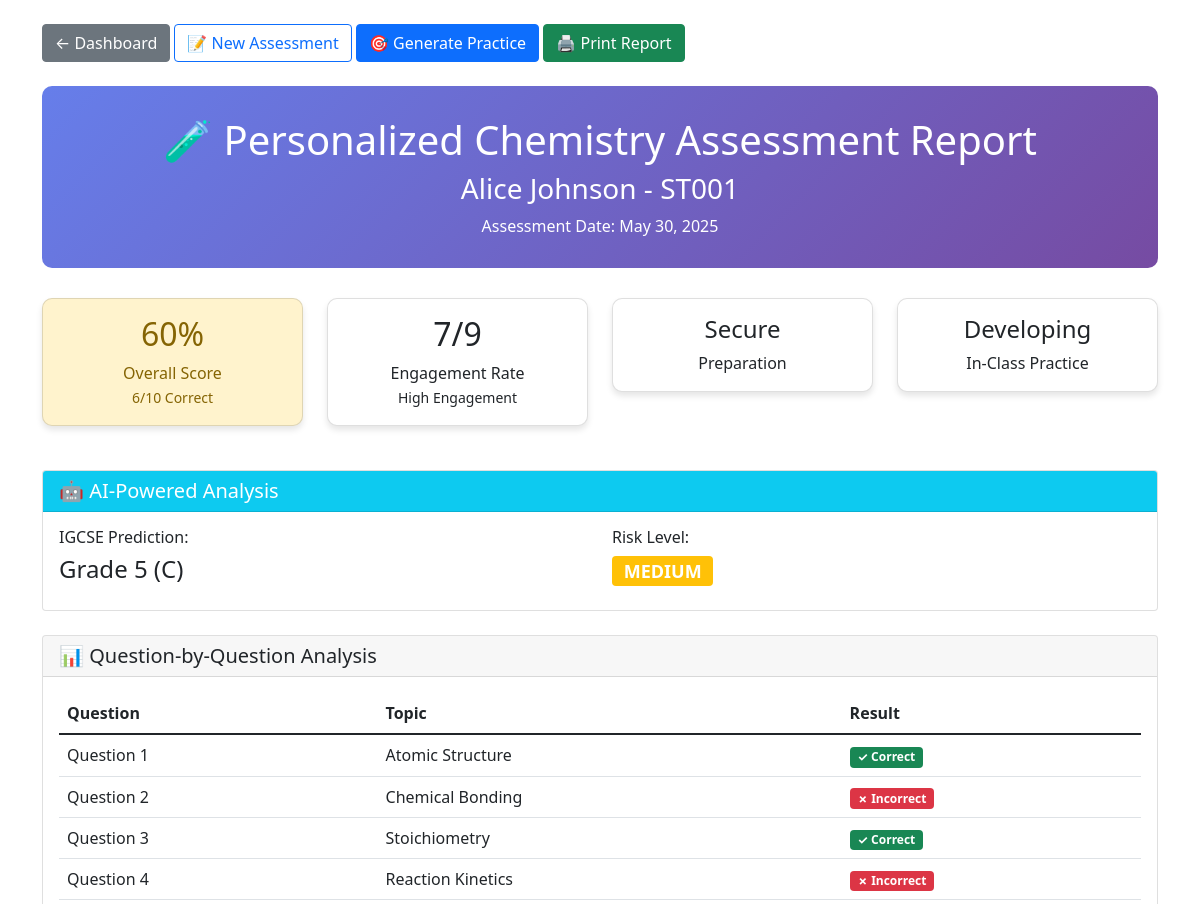
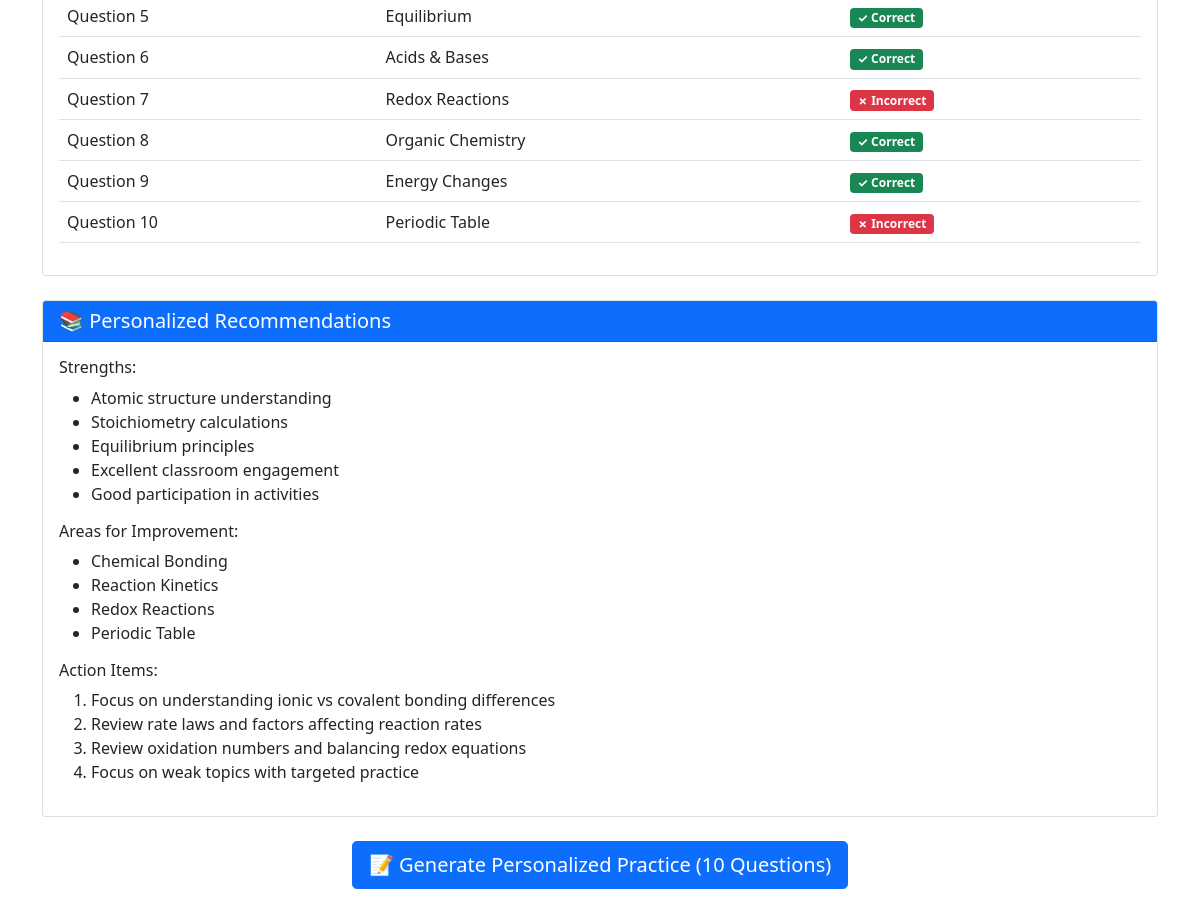
The page /personalized_report/3 (signed in) on the database its author committed (2 pictures, top to bottom).
### app.py (models this page shows)
class Student(db.Model):
    __tablename__ = 'students'
    id = db.Column(db.Integer, primary_key=True)
    name = db.Column(db.String(100), nullable=False)
    student_id = db.Column(db.String(20), unique=True, nullable=False)
    class_name = db.Column(db.String(50))
    created_at = db.Column(db.DateTime, default=datetime.utcnow)
    assessments = db.relationship('Assessment', backref='student', lazy=True)

class Assessment(db.Model):
    __tablename__ = 'assessments'
    id = db.Column(db.Integer, primary_key=True)
    student_id = db.Column(db.Integer, db.ForeignKey('students.id'), nullable=False)
    teacher_id = db.Column(db.Integer, db.ForeignKey('teachers.id'), nullable=False)
    assessment_date = db.Column(db.DateTime, default=datetime.utcnow)
    engagement_rate = db.Column(db.Integer)  # 1-9 scale
    engagement_evidence = db.Column(db.Text)  # JSON: questioning, answering, focus, activity
    preparation_outcome = db.Column(db.String(20))  # emerging/developing/secure/mastery
    in_class_practice = db.Column(db.String(20))  # emerging/developing/secure/mastery
    quiz_answers = db.Column(db.Text)  # JSON: question_id -> correct/incorrect
    total_questions = db.Column(db.Integer)
    correct_answers = db.Column(db.Integer)
    score_percentage = db.Column(db.Float)
    notes = db.Column(db.Text)
    ai_analysis = db.Column(db.Text)  # JSON: comprehensive analysis
    weak_topics = db.Column(db.Text)  # JSON: identified weak areas
    created_at = db.Column(db.DateTime, default=datetime.utcnow)

### app.py (the view)
@app.route('/personalized_report/<int:assessment_id>')
@login_required
def personalized_report(assessment_id):
    assessment = Assessment.query.get_or_404(assessment_id)
    if assessment.teacher_id != session['teacher_id']:
        flash('Unauthorized access', 'error')
        return redirect(url_for('dashboard'))
    ai_analysis = json.loads(assessment.ai_analysis) if assessment.ai_analysis else {}
    weak_topics = json.loads(assessment.weak_topics) if assessment.weak_topics else []
    quiz_answers = json.loads(assessment.quiz_answers) if assessment.quiz_answers else {}
    engagement_evidence = json.loads(assessment.engagement_evidence) if assessment.engagement_evidence else {}
    return render_template('personalized_report.html',
                         assessment=assessment,
                         student=assessment.student,
                         ai_analysis=ai_analysis,
                         weak_topics=weak_topics,
                         quiz_answers=quiz_answers,
                         engagement_evidence=engagement_evidence)

### app.py (called while the page is built)
def login_required(f):
    @wraps(f)
    def decorated_function(*args, **kwargs):
        if 'teacher_id' not in session:
            flash('Please log in first.', 'error')
            return redirect(url_for('login'))
        return f(*args, **kwargs)
    return decorated_function

### templates/personalized_report.html (shortened to what this page needs)
<!DOCTYPE html>
<html lang="en">
<head>
    <link href="https://cdn.jsdelivr.net/npm/bootstrap@5.1.3/dist/css/bootstrap.min.css" rel="stylesheet">
</head>
<body>
    <div class="container mt-4">
        <div class="mb-4">
            <a href="{{ url_for('dashboard') }}" class="btn btn-secondary">← Dashboard</a>
            <a href="{{ url_for('enhanced_input_results') }}" class="btn btn-outline-primary">📝 New Assessment</a>
            <a href="{{ url_for('generate_personalized_practice', assessment_id=assessment.id) }}"
                class="btn btn-primary">🎯 Generate Practice</a>
            <button onclick="window.print()" class="btn btn-success">🖨️ Print Report</button>
        </div>
        <div class="report-header text-center">
            <h1>🧪 Personalized Chemistry Assessment Report</h1>
            <h3>{{ student.name }} - {{ student.student_id }}</h3>
            <p class="mb-0">Assessment Date: {{ assessment.assessment_date.strftime('%B %d, %Y') }}</p>
        </div>
        <div class="row mb-4">
            <div class="col-md-3">
                <div
                    class="card metric-card text-center {% if assessment.score_percentage >= 80 %}score-high{% elif assessment.score_percentage >= 60 %}score-medium{% else %}score-low{% endif %}">
                    <div class="card-body">
                        <h2>{{ assessment.score_percentage|round|int }}%</h2>
                        <p class="mb-0">Overall Score</p>
                        <small>{{ assessment.correct_answers }}/{{ assessment.total_questions }} Correct</small>
                    </div>
                </div>
            </div>
            <div class="col-md-3">
                <div class="card metric-card text-center">
                    <div class="card-body">
                        <h2>{{ assessment.engagement_rate }}/9</h2>
                        <p class="mb-0">Engagement Rate</p>
                        <small>{{ ai_analysis.engagement_level|title }} Engagement</small>
                    </div>
                </div>
            </div>
            <div class="col-md-3">
                <div class="card metric-card text-center">
                    <div class="card-body">
                        <h4>{{ assessment.preparation_outcome|title }}</h4>
                        <p class="mb-0">Preparation</p>
                    </div>
                </div>
            </div>
            <div class="col-md-3">
                <div class="card metric-card text-center">
                    <div class="card-body">
                        <h4>{{ assessment.in_class_practice|title }}</h4>
                        <p class="mb-0">In-Class Practice</p>
                    </div>
                </div>
            </div>
        </div>
        <div class="card mb-4">
            <div class="card-header bg-info text-white">
                <h5 class="mb-0">🤖 AI-Powered Analysis</h5>
            </div>
            <div class="card-body">
                <div class="row">
                    <div class="col-md-6">
                        <h6>IGCSE Prediction:</h6>
                        <p class="h4">{{ ai_analysis.predicted_grade }}</p>
                    </div>
                    <div class="col-md-6">
                        <h6>Risk Level:</h6>
                        <p class="h4">
                            <span
                                class="badge bg-{% if ai_analysis.risk_level == 'low' %}success{% elif ai_analysis.risk_level == 'medium' %}warning{% else %}danger{% endif %}">
                                {{ ai_analysis.risk_level|upper }}
                            </span>
                        </p>
                    </div>
                </div>
            </div>
        </div>
        <div class="card mb-4">
            <div class="card-header">
                <h5 class="mb-0">📊 Question-by-Question Analysis</h5>
            </div>
            <div class="card-body">
                <table class="table">
                    <thead>
                        <tr>
                            <th>Question</th>
                            <th>Topic</th>
                            <th>Result</th>
                        </tr>
                    </thead>
                    <tbody>
                        {% set topic_map = {
                        '1': 'Atomic Structure',
                        '2': 'Chemical Bonding',
                        '3': 'Stoichiometry',
                        '4': 'Reaction Kinetics',
                        '5': 'Equilibrium',
                        '6': 'Acids & Bases',
                        '7': 'Redox Reactions',
                        '8': 'Organic Chemistry',
                        '9': 'Energy Changes',
                        '10': 'Periodic Table'
                        } %}
                        {% for q_id, result in quiz_answers.items() %}
                        <tr>
                            <td>Question {{ q_id }}</td>
                            <td>{{ topic_map.get(q_id, 'Unknown') }}</td>
                            <td>
                                {% if result == 'correct' %}
                                <span class="badge bg-success">✓ Correct</span>
                                {% else %}
                                <span class="badge bg-danger">✗ Incorrect</span>
                                {% endif %}
                            </td>
                        </tr>
                        {% endfor %}
                    </tbody>
                </table>
            </div>
        </div>
        <div class="card mb-4">
            <div class="card-header bg-primary text-white">
                <h5 class="mb-0">📚 Personalized Recommendations</h5>
            </div>
            <div class="card-body">
                <h6>Strengths:</h6>
                <ul>
                    {% for strength in ai_analysis.strengths %}
                    <li>{{ strength }}</li>
                    {% endfor %}
                </ul>
                <h6>Areas for Improvement:</h6>
                <ul>
                    {% for topic in weak_topics %}
                    <li>{{ topic|replace('_', ' ')|title }}</li>
                    {% endfor %}
                </ul>
                <h6>Action Items:</h6>
                <ol>
                    {% for rec in ai_analysis.recommendations %}
                    <li>{{ rec }}</li>
                    {% endfor %}
                </ol>
            </div>
        </div>
        <div class="text-center mb-4">
            <a href="{{ url_for('generate_personalized_practice', assessment_id=assessment.id) }}"
                class="btn btn-lg btn-primary">
                📝 Generate Personalized Practice (10 Questions)
            </a>
        </div>
    </div>
</body>
</html>

### templates/personalized_report.html (style rules this page uses)
.report-header { background: linear-gradient(135deg, #667eea 0%, #764ba2 100%); color: white; padding: 30px; border-radius: 10px; margin-bottom: 30px; }
.metric-card { border-radius: 10px; box-shadow: 0 4px 6px rgba(0, 0, 0, 0.1); margin-bottom: 20px; }
.score-medium { background-color: #fff3cd; color: #856404; }

### rows shown on the page
Student: name "Alice Johnson", student_id "ST001"
Assessment: assessment_date "May 30, 2025", score_percentage "60", correct_answers "6", total_questions "10", engagement_rate "7", preparation_outcome "Secure", in_class_practice "Developing"

### other values the page prints
{{ ai_analysis.engagement_level|title }} "High"
{{ ai_analysis.predicted_grade }} "Grade 5 (C)"
{{ ai_analysis.risk_level|upper }} "MEDIUM"
{{ q_id }} "1" "2" "3" "4" "5" "6" "7" "8" "9" "10"
{{ topic_map.get(q_id, 'Unknown') }} "Atomic Structure" "Chemical Bonding" "Stoichiometry" "Reaction Kinetics" "Equilibrium" "Acids & Bases" "Redox Reactions" "Organic Chemistry" "Energy Changes" "Periodic Table"
{{ strength }} "Atomic structure understanding" "Stoichiometry calculations" "Equilibrium principles" "Excellent classroom engagement" "Good participation in activities"
{{ topic|replace('_', ' ')|title }} "Chemical Bonding" "Reaction Kinetics" "Redox Reactions" "Periodic Table"
{{ rec }} "Focus on understanding ionic vs covalent bonding differences" "Review rate laws and factors affecting reaction rates" "Review oxidation numbers and balancing redox equations" "Focus on weak topics with targeted practice"
